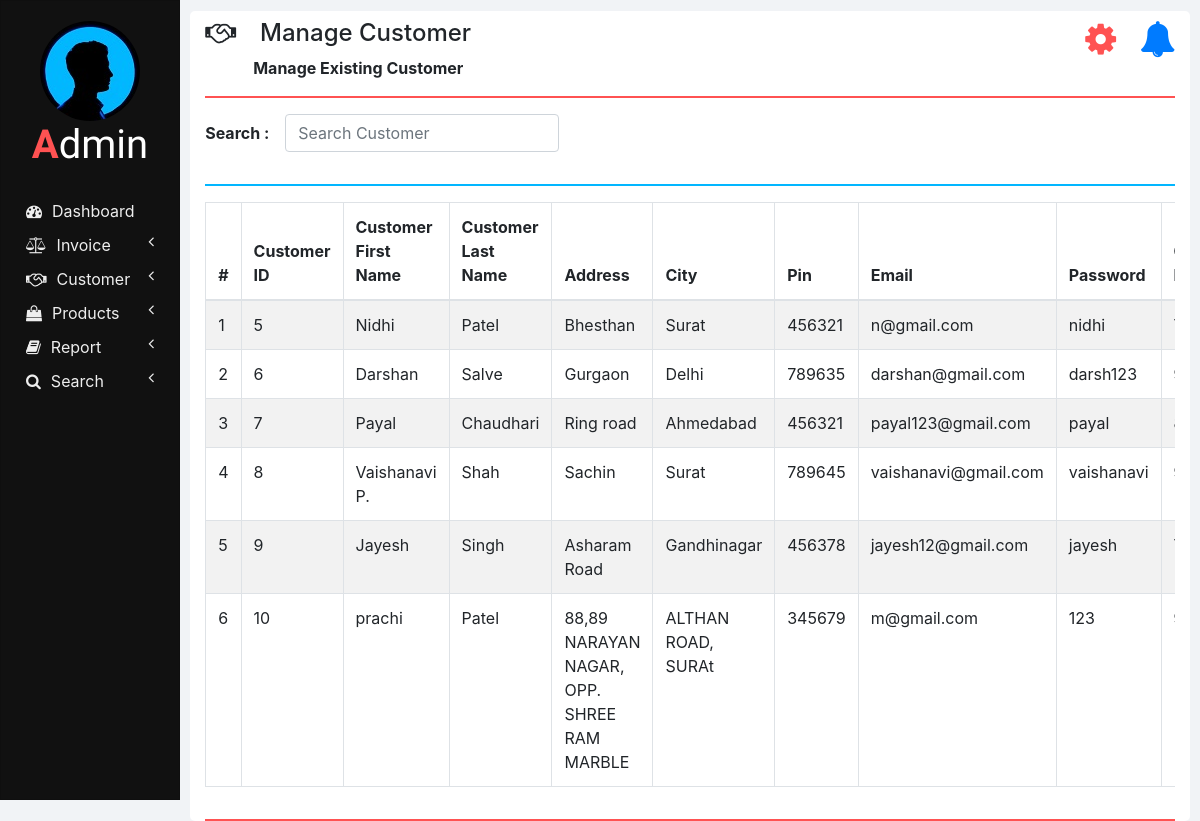
The page /manage_customer.php on the database its author committed.
### tables this page shows
CREATE TABLE IF NOT EXISTS `users` (
  `id` int(11) NOT NULL AUTO_INCREMENT,
  `fname` varchar(255) NOT NULL,
  `lname` varchar(255) NOT NULL,
  `contact_number` varchar(10) NOT NULL,
  `address` varchar(255) NOT NULL,
  `city` varchar(100) NOT NULL,
  `pin` int(6) NOT NULL,
  `email` varchar(255) NOT NULL,
  `password` varchar(15) NOT NULL,
  `type` varchar(20) NOT NULL DEFAULT 'user',
  PRIMARY KEY (`id`)
);

### php/manage_customer.php (the view, shortened to what this page needs)
<?php
  function showCustomers($id) {
    require "db_connection.php";
    if($con) {
      $seq_no = 0;
      $query = "SELECT * FROM users";
      $result = mysqli_query($con, $query);
      while($row = mysqli_fetch_array($result)) {
        $seq_no++;
        if($row['id'] == $id)
          showEditOptionsRow($seq_no, $row);
        else
          showCustomerRow($seq_no, $row);
      }
    }
  }
  function showCustomerRow($seq_no, $row) {
    ?>
    <tr>
      <td><?php echo $seq_no; ?></td>
      <td><?php echo $row['id'] ?></td>
      <td><?php echo $row['fname']; ?></td>
	  <td><?php echo $row['lname']; ?></td>
      <td><?php echo $row['address']; ?></td>
      <td><?php echo $row['city']; ?></td>
      <td><?php echo $row['pin']; ?></td>
	  <td><?php echo $row['email']; ?></td>
	   <td><?php echo $row['password']; ?></td>
	    <td><?php echo $row['contact_number']; ?></td>
    </tr>
    <?php
  }
  ?>

### manage_customer.php (shortened to what this page needs)
<!DOCTYPE html>
<html lang="en" dir="ltr">
  <head>
    <link rel="stylesheet" href="bootstrap/css/bootstrap.min.css">
    <link rel="stylesheet" href="https://use.fontawesome.com/releases/v5.3.1/css/all.css">
    <link rel="stylesheet" href="https://cdnjs.cloudflare.com/ajax/libs/font-awesome/4.7.0/css/font-awesome.min.css">
    <link rel="stylesheet" href="css/sidenav.css">
    <link rel="stylesheet" href="css/home.css">
  </head>
  <body style="max-height: 100%;">
    <?php include("sections/sidenav.php"); ?>
    <div class="container-fluid">
      <div class="container">
        <?php
          require "php/header.php";
          createHeader('handshake', 'Manage Customer', 'Manage Existing Customer');
        ?>
        <div class="row">
          <div class="col-md-12 form-group form-inline">
            <label class="font-weight-bold" for="">Search :&emsp;</label>
            <input type="text" class="form-control" id="" placeholder="Search Customer" onkeyup="searchCustomer(this.value);">
          </div>
          <div class="col col-md-12">
            <hr class="col-md-12" style="padding: 0px; border-top: 2px solid  #02b6ff;">
          </div>
          <div class="col col-md-12 table-responsive">
            <div class="table-responsive">
            	<table class="table table-bordered table-striped table-hover">
            		<thead>
            			<tr>
            		<th style="width: 2%;">#</th>
					<th style="width: 2%;">Customer ID</th>
					<th style="width: 20%;">Customer First Name</th>
            		<th style="width: 20%;">Customer Last Name</th>
                    <th style="width: 20%;">Address</th>
                    <th style="width: 13%;">City</th>
                    <th style="width: 17%;">Pin</th>
					<th style="width: 17%;">Email</th>
					<th style="width: 17%;">Password</th>
					<th style="width: 17%;">Contact Number</th>
            			</tr>
            		</thead>
            		<tbody id="customers_div">
                  <?php
                    require 'php/manage_customer.php';
                    showCustomers(0);
                  ?>
            		</tbody>
            	</table>
            </div>
          </div>
        </div>
      </div>
    </div>
  </body>
</html>

### sections/sidenav.php (shortened to what this page needs)
<div class="sidenav">
  <div class="card">
    <div class="card-body">
      <div class="logo">
        <img src="images/prof.jpg" class="profile"/>
        <h1 class="logo-caption"><span class="tweak">A</span>dmin</h1>
      </div>
      <div class="main-menu-item">
        <a href="home.php"><i class="fa fa-dashboard"></i><span>Dashboard</span></a>
      </div>
      <div id="first" class="main-menu-item" onclick="showhide(this.id);">
      	<a  href="#">
      		<i class="fa fa-balance-scale"></i><span>Invoice</span>
      		<span class="pull-right-container">
      			<i class="fa fa-angle-left pull-right"></i>
      		</span>
      	</a>
      </div>
      <div id="second" class="main-menu-item" onclick="showhide(this.id);">
      	<a href="#">
      		<i class="fa fa-handshake"></i><span>Customer</span>
      		<span class="pull-right-container">
      			<i class="fa fa-angle-left pull-right"></i>
      		</span>
      	</a>
      </div>
      <div id="third" class="main-menu-item" onclick="showhide(this.id);">
      	<a href="#">
      		<i class="fa fa-shopping-bag"></i><span>Products</span>
      		<span class="pull-right-container">
      			<i class="fa fa-angle-left pull-right"></i>
      		</span>
      	</a>
      </div>
      <div id="sixth" class="main-menu-item" onclick="showhide(this.id);">
      	<a href="#">
      		<i class="fa fa-book"></i><span>Report</span>
      		<span class="pull-right-container">
      			<i class="fa fa-angle-left pull-right"></i>
      		</span>
      	</a>
      </div>
      <div id="seventh" class="main-menu-item" onclick="showhide(this.id);">
      	<a href="#">
      		<i class="fa fa-search"></i><span>Search</span>
      		<span class="pull-right-container">
      			<i class="fa fa-angle-left pull-right"></i>
      		</span>
      	</a>
      </div>
    </div>
  </div>
</div>

### php/header.php
<?php
  function createHeader($icon, $heading, $sub_heading) {
    echo '
    <section class="row content-header">
      <div class="header-title col-md-8">
        <p class="h4 pt-2"><i class="fa fa-'.$icon.'"></i>&emsp;'.$heading.'</p>
        &emsp;&emsp;&emsp;<small class="font-weight-bold h6">'.$sub_heading.'</small>
      </div>
      <div class="col-md-4 user_options">
	  <div class="pull-rigth" style="float: right;">
        <button class="col col-md-1 " onclick="showOptions();">
          <i class="fa fa-gear"></i>
        </button>
		 <button class="col col-md-1 " aria-hidden="true" onclick="" style="display:inline">
		<a href="notification.php"><i class="fa fa-bell" ></i></a>
		</button>
		</div>
        <div id="mark"><i class="fa fa-play fa-rotate-270"></i></div>
        <ul id="options" class="options list-unstyled" style="display: none;">
          <li>
            <a href="my_profile.php"><i class="fa fa-user"></i><span>My Profile</span></a>
          </li>
          <li>
            <a href="change_password.php"><i class="fa fa-edit"></i><span>Change Password</span></a>
          </li>
          <li>
            <a href="logout.php"><i class="fa fa-key"></i><span>Logout</span></a>
          </li>
        </ul>
      </div>
    </section>
    <hr style="border-top: 2px solid #ff5252;">
    ';
  }
?>

### css/sidenav.css (style rules this page uses)
body { background-color: #f1f3f6; }
.sidenav { width: 15%; height: 100vh; background-color: #222222; position: fixed; z-index: 1; flex: 1 0 auto; }
.card { width: 100%; height: 100%; top: 0; border-radius: 0; background-color: #111111; }
.logo .logo-caption { font-family: 'Poiret One', cursive; color: #ffffff; text-align: center; margin-bottom: 25px; }
.logo .profile { margin-left: 50%; border-radius: 50%; transform: translate(-50%); }
.logo .tweak { color: #ff5252; font-weight: bold; }
.main-menu-item { padding: 5px 5px; cursor: pointer; }
.main-menu-item > a { color: #eeeeee; text-decoration: none; font-size: 16px; }
.main-menu-item > a > span { margin-left: 10px; }

### css/home.css (style rules this page uses)
html, body { height: 100vh; }
.container-fluid { margin-left: 15%; width: 85%; background: #f1f3f6; padding: 1px 0 0 0; flex: 1 0 auto; }
.container { margin: 0; max-width: 98%; margin: 1%; background-color: #ffffff; border-radius: 5px; }
.user_options button { display: inline-block; max-width: 50px; max-height: 50px; font-size: 36px; background-color: #ffffff; color: #ff5252; border: none; outline: none; }

### rows shown on the page
users: seq_no "1", id "5", fname "Nidhi", lname "Patel", address "Bhesthan", city "Surat", pin "456321", email "n@gmail.com", password "nidhi"
users: seq_no "2", id "6", fname "Darshan", lname "Salve", address "Gurgaon", city "Delhi", pin "789635", email "darshan@gmail.com", password "darsh123"
users: seq_no "3", id "7", fname "Payal", lname "Chaudhari", address "Ring road", city "Ahmedabad", pin "456321", email "payal123@gmail.com", password "payal"
users: seq_no "4", id "8", fname "Vaishanavi P.", lname "Shah", address "Sachin", city "Surat", pin "789645", email "vaishanavi@gmail.com", password "vaishanavi"
users: seq_no "5", id "9", fname "Jayesh", lname "Singh", address "Asharam Road", city "Gandhinagar", pin "456378", email "jayesh12@gmail.com", password "jayesh"
users: seq_no "6", id "10", fname "prachi", lname "Patel", address "88,89 NARAYAN NAGAR, OPP. SHREE RAM MARBLE", city "ALTHAN ROAD, SURAt", pin "345679", email "m@gmail.com", password "123"

### other values the page prints
$heading "Manage Customer"
$sub_heading "Manage Existing Customer"
